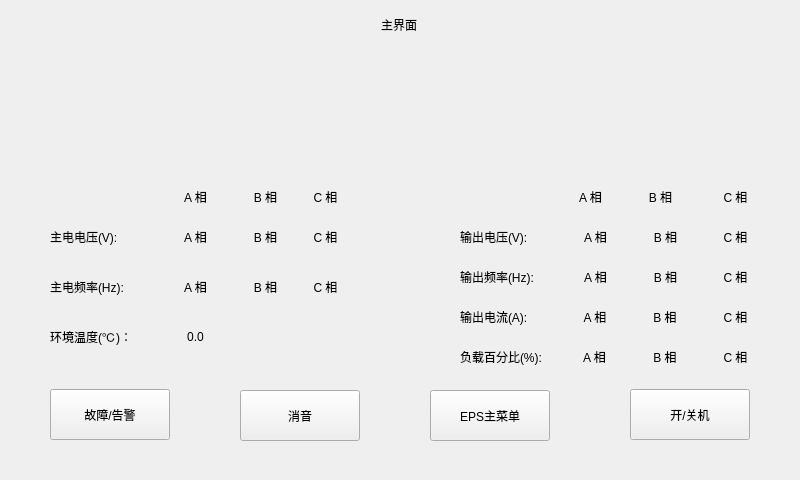
<?xml version="1.0" encoding="UTF-8"?>
<ui version="4.0">
 <class>Mian_Interface</class>
 <widget class="QWidget" name="Mian_Interface">
  <property name="geometry">
   <rect>
    <x>0</x>
    <y>0</y>
    <width>800</width>
    <height>480</height>
   </rect>
  </property>
  <property name="windowTitle">
   <string>Mian_Interface</string>
  </property>
  <widget class="QWidget" name="Mianwidget" native="true">
   <property name="geometry">
    <rect>
     <x>0</x>
     <y>0</y>
     <width>800</width>
     <height>480</height>
    </rect>
   </property>
   <property name="styleSheet">
    <string notr="true"/>
   </property>
   <widget class="QLabel" name="label">
    <property name="geometry">
     <rect>
      <x>20</x>
      <y>460</y>
      <width>211</width>
      <height>17</height>
     </rect>
    </property>
    <property name="styleSheet">
     <string notr="true">color: rgb(255, 0, 0);</string>
    </property>
    <property name="text">
     <string/>
    </property>
    <property name="alignment">
     <set>Qt::AlignLeading|Qt::AlignLeft|Qt::AlignVCenter</set>
    </property>
   </widget>
   <widget class="QLabel" name="label_falult">
    <property name="geometry">
     <rect>
      <x>520</x>
      <y>460</y>
      <width>261</width>
      <height>20</height>
     </rect>
    </property>
    <property name="styleSheet">
     <string notr="true">color: rgb(255, 0, 0);</string>
    </property>
    <property name="text">
     <string/>
    </property>
    <property name="alignment">
     <set>Qt::AlignRight|Qt::AlignTrailing|Qt::AlignVCenter</set>
    </property>
   </widget>
   <widget class="QLabel" name="title">
    <property name="geometry">
     <rect>
      <x>274</x>
      <y>0</y>
      <width>250</width>
      <height>50</height>
     </rect>
    </property>
    <property name="text">
     <string>主界面</string>
    </property>
    <property name="alignment">
     <set>Qt::AlignCenter</set>
    </property>
   </widget>
   <widget class="QPushButton" name="but_menu">
    <property name="geometry">
     <rect>
      <x>430</x>
      <y>390</y>
      <width>120</width>
      <height>51</height>
     </rect>
    </property>
    <property name="text">
     <string>EPS主菜单</string>
    </property>
   </widget>
   <widget class="QPushButton" name="but_log">
    <property name="geometry">
     <rect>
      <x>50</x>
      <y>389</y>
      <width>120</width>
      <height>51</height>
     </rect>
    </property>
    <property name="text">
     <string>故障/告警</string>
    </property>
   </widget>
   <widget class="QPushButton" name="Startup_Shutdown">
    <property name="geometry">
     <rect>
      <x>630</x>
      <y>389</y>
      <width>120</width>
      <height>51</height>
     </rect>
    </property>
    <property name="text">
     <string>开/关机</string>
    </property>
   </widget>
   <widget class="QLabel" name="lb_line">
    <property name="geometry">
     <rect>
      <x>80</x>
      <y>55</y>
      <width>641</width>
      <height>331</height>
     </rect>
    </property>
    <property name="styleSheet">
     <string notr="true"/>
    </property>
    <property name="text">
     <string/>
    </property>
   </widget>
   <widget class="QLabel" name="label_2">
    <property name="geometry">
     <rect>
      <x>160</x>
      <y>180</y>
      <width>71</width>
      <height>34</height>
     </rect>
    </property>
    <property name="text">
     <string>A 相</string>
    </property>
    <property name="alignment">
     <set>Qt::AlignCenter</set>
    </property>
   </widget>
   <widget class="QLabel" name="label_4">
    <property name="geometry">
     <rect>
      <x>290</x>
      <y>180</y>
      <width>71</width>
      <height>34</height>
     </rect>
    </property>
    <property name="text">
     <string>C 相</string>
    </property>
    <property name="alignment">
     <set>Qt::AlignCenter</set>
    </property>
   </widget>
   <widget class="QLabel" name="label_3">
    <property name="geometry">
     <rect>
      <x>230</x>
      <y>180</y>
      <width>71</width>
      <height>34</height>
     </rect>
    </property>
    <property name="text">
     <string>B 相</string>
    </property>
    <property name="alignment">
     <set>Qt::AlignCenter</set>
    </property>
   </widget>
   <widget class="QLabel" name="label_5">
    <property name="geometry">
     <rect>
      <x>700</x>
      <y>180</y>
      <width>71</width>
      <height>34</height>
     </rect>
    </property>
    <property name="text">
     <string>C 相</string>
    </property>
    <property name="alignment">
     <set>Qt::AlignCenter</set>
    </property>
   </widget>
   <widget class="QLabel" name="label_6">
    <property name="geometry">
     <rect>
      <x>620</x>
      <y>180</y>
      <width>81</width>
      <height>34</height>
     </rect>
    </property>
    <property name="text">
     <string>B 相</string>
    </property>
    <property name="alignment">
     <set>Qt::AlignCenter</set>
    </property>
   </widget>
   <widget class="QLabel" name="label_7">
    <property name="geometry">
     <rect>
      <x>550</x>
      <y>180</y>
      <width>81</width>
      <height>34</height>
     </rect>
    </property>
    <property name="text">
     <string>A 相</string>
    </property>
    <property name="alignment">
     <set>Qt::AlignCenter</set>
    </property>
   </widget>
   <widget class="QLabel" name="Main_Electric_Frequency_A">
    <property name="geometry">
     <rect>
      <x>160</x>
      <y>270</y>
      <width>71</width>
      <height>34</height>
     </rect>
    </property>
    <property name="text">
     <string>A 相</string>
    </property>
    <property name="alignment">
     <set>Qt::AlignCenter</set>
    </property>
   </widget>
   <widget class="QLabel" name="Main_Electric_Voltage_A">
    <property name="geometry">
     <rect>
      <x>160</x>
      <y>220</y>
      <width>71</width>
      <height>34</height>
     </rect>
    </property>
    <property name="text">
     <string>A 相</string>
    </property>
    <property name="alignment">
     <set>Qt::AlignCenter</set>
    </property>
   </widget>
   <widget class="QLabel" name="Main_Electric_Frequency_C">
    <property name="geometry">
     <rect>
      <x>290</x>
      <y>270</y>
      <width>71</width>
      <height>34</height>
     </rect>
    </property>
    <property name="text">
     <string>C 相</string>
    </property>
    <property name="alignment">
     <set>Qt::AlignCenter</set>
    </property>
   </widget>
   <widget class="QLabel" name="Main_Electric_Frequency_B">
    <property name="geometry">
     <rect>
      <x>230</x>
      <y>270</y>
      <width>71</width>
      <height>34</height>
     </rect>
    </property>
    <property name="text">
     <string>B 相</string>
    </property>
    <property name="alignment">
     <set>Qt::AlignCenter</set>
    </property>
   </widget>
   <widget class="QLabel" name="label_20">
    <property name="geometry">
     <rect>
      <x>50</x>
      <y>220</y>
      <width>111</width>
      <height>34</height>
     </rect>
    </property>
    <property name="text">
     <string>主电电压(V):</string>
    </property>
   </widget>
   <widget class="QLabel" name="Main_Electric_Voltage_B">
    <property name="geometry">
     <rect>
      <x>230</x>
      <y>220</y>
      <width>71</width>
      <height>34</height>
     </rect>
    </property>
    <property name="text">
     <string>B 相</string>
    </property>
    <property name="alignment">
     <set>Qt::AlignCenter</set>
    </property>
   </widget>
   <widget class="QLabel" name="Main_Electric_Voltage_C">
    <property name="geometry">
     <rect>
      <x>290</x>
      <y>220</y>
      <width>71</width>
      <height>34</height>
     </rect>
    </property>
    <property name="text">
     <string>C 相</string>
    </property>
    <property name="alignment">
     <set>Qt::AlignCenter</set>
    </property>
   </widget>
   <widget class="QLabel" name="label_21">
    <property name="geometry">
     <rect>
      <x>50</x>
      <y>270</y>
      <width>111</width>
      <height>34</height>
     </rect>
    </property>
    <property name="text">
     <string>主电频率(Hz):</string>
    </property>
   </widget>
   <widget class="QLabel" name="label_23">
    <property name="geometry">
     <rect>
      <x>460</x>
      <y>220</y>
      <width>121</width>
      <height>33</height>
     </rect>
    </property>
    <property name="text">
     <string>输出电压(V):</string>
    </property>
   </widget>
   <widget class="QLabel" name="Output_Voltage_A">
    <property name="geometry">
     <rect>
      <x>560</x>
      <y>220</y>
      <width>71</width>
      <height>33</height>
     </rect>
    </property>
    <property name="text">
     <string>A 相</string>
    </property>
    <property name="alignment">
     <set>Qt::AlignCenter</set>
    </property>
   </widget>
   <widget class="QLabel" name="Output_Voltage_B">
    <property name="geometry">
     <rect>
      <x>630</x>
      <y>220</y>
      <width>71</width>
      <height>33</height>
     </rect>
    </property>
    <property name="text">
     <string>B 相</string>
    </property>
    <property name="alignment">
     <set>Qt::AlignCenter</set>
    </property>
   </widget>
   <widget class="QLabel" name="Output_Voltage_C">
    <property name="geometry">
     <rect>
      <x>700</x>
      <y>220</y>
      <width>71</width>
      <height>33</height>
     </rect>
    </property>
    <property name="text">
     <string>C 相</string>
    </property>
    <property name="alignment">
     <set>Qt::AlignCenter</set>
    </property>
   </widget>
   <widget class="QLabel" name="Output_Frecquency_B">
    <property name="geometry">
     <rect>
      <x>630</x>
      <y>260</y>
      <width>71</width>
      <height>34</height>
     </rect>
    </property>
    <property name="text">
     <string>B 相</string>
    </property>
    <property name="alignment">
     <set>Qt::AlignCenter</set>
    </property>
   </widget>
   <widget class="QLabel" name="label_24">
    <property name="geometry">
     <rect>
      <x>460</x>
      <y>260</y>
      <width>121</width>
      <height>34</height>
     </rect>
    </property>
    <property name="text">
     <string>输出频率(Hz):</string>
    </property>
   </widget>
   <widget class="QLabel" name="Output_Frecquency_C">
    <property name="geometry">
     <rect>
      <x>700</x>
      <y>260</y>
      <width>71</width>
      <height>34</height>
     </rect>
    </property>
    <property name="text">
     <string>C 相</string>
    </property>
    <property name="alignment">
     <set>Qt::AlignCenter</set>
    </property>
   </widget>
   <widget class="QLabel" name="Output_Frecquency_A">
    <property name="geometry">
     <rect>
      <x>560</x>
      <y>260</y>
      <width>71</width>
      <height>34</height>
     </rect>
    </property>
    <property name="text">
     <string>A 相</string>
    </property>
    <property name="alignment">
     <set>Qt::AlignCenter</set>
    </property>
   </widget>
   <widget class="QLabel" name="Output_Current_A">
    <property name="geometry">
     <rect>
      <x>560</x>
      <y>300</y>
      <width>70</width>
      <height>34</height>
     </rect>
    </property>
    <property name="text">
     <string>A 相</string>
    </property>
    <property name="alignment">
     <set>Qt::AlignCenter</set>
    </property>
   </widget>
   <widget class="QLabel" name="Output_Current_B">
    <property name="geometry">
     <rect>
      <x>630</x>
      <y>300</y>
      <width>70</width>
      <height>34</height>
     </rect>
    </property>
    <property name="text">
     <string>B 相</string>
    </property>
    <property name="alignment">
     <set>Qt::AlignCenter</set>
    </property>
   </widget>
   <widget class="QLabel" name="label_27">
    <property name="geometry">
     <rect>
      <x>460</x>
      <y>300</y>
      <width>121</width>
      <height>34</height>
     </rect>
    </property>
    <property name="text">
     <string>输出电流(A):</string>
    </property>
   </widget>
   <widget class="QLabel" name="Output_Current_C">
    <property name="geometry">
     <rect>
      <x>700</x>
      <y>300</y>
      <width>71</width>
      <height>34</height>
     </rect>
    </property>
    <property name="text">
     <string>C 相</string>
    </property>
    <property name="alignment">
     <set>Qt::AlignCenter</set>
    </property>
   </widget>
   <widget class="QLabel" name="Output_Load_Pre_C">
    <property name="geometry">
     <rect>
      <x>700</x>
      <y>340</y>
      <width>71</width>
      <height>34</height>
     </rect>
    </property>
    <property name="text">
     <string>C 相</string>
    </property>
    <property name="alignment">
     <set>Qt::AlignCenter</set>
    </property>
   </widget>
   <widget class="QLabel" name="Output_Load_Pre_B">
    <property name="geometry">
     <rect>
      <x>630</x>
      <y>340</y>
      <width>70</width>
      <height>34</height>
     </rect>
    </property>
    <property name="text">
     <string>B 相</string>
    </property>
    <property name="alignment">
     <set>Qt::AlignCenter</set>
    </property>
   </widget>
   <widget class="QLabel" name="label_31">
    <property name="geometry">
     <rect>
      <x>460</x>
      <y>340</y>
      <width>121</width>
      <height>34</height>
     </rect>
    </property>
    <property name="text">
     <string>负载百分比(%):</string>
    </property>
   </widget>
   <widget class="QLabel" name="Output_Load_Pre_A">
    <property name="geometry">
     <rect>
      <x>569</x>
      <y>340</y>
      <width>51</width>
      <height>34</height>
     </rect>
    </property>
    <property name="text">
     <string>A 相</string>
    </property>
    <property name="alignment">
     <set>Qt::AlignCenter</set>
    </property>
   </widget>
   <widget class="QPushButton" name="Silent_Button">
    <property name="geometry">
     <rect>
      <x>240</x>
      <y>390</y>
      <width>120</width>
      <height>51</height>
     </rect>
    </property>
    <property name="text">
     <string>消音</string>
    </property>
   </widget>
   <widget class="QLabel" name="temp">
    <property name="geometry">
     <rect>
      <x>160</x>
      <y>320</y>
      <width>71</width>
      <height>34</height>
     </rect>
    </property>
    <property name="text">
     <string>0.0</string>
    </property>
    <property name="alignment">
     <set>Qt::AlignCenter</set>
    </property>
   </widget>
   <widget class="QLabel" name="label_22">
    <property name="geometry">
     <rect>
      <x>50</x>
      <y>320</y>
      <width>111</width>
      <height>34</height>
     </rect>
    </property>
    <property name="text">
     <string>环境温度(℃)：</string>
    </property>
   </widget>
  </widget>
 </widget>
 <layoutdefault spacing="6" margin="11"/>
 <tabstops>
  <tabstop>but_log</tabstop>
  <tabstop>Silent_Button</tabstop>
  <tabstop>but_menu</tabstop>
  <tabstop>Startup_Shutdown</tabstop>
 </tabstops>
 <resources/>
 <connections/>
</ui>
